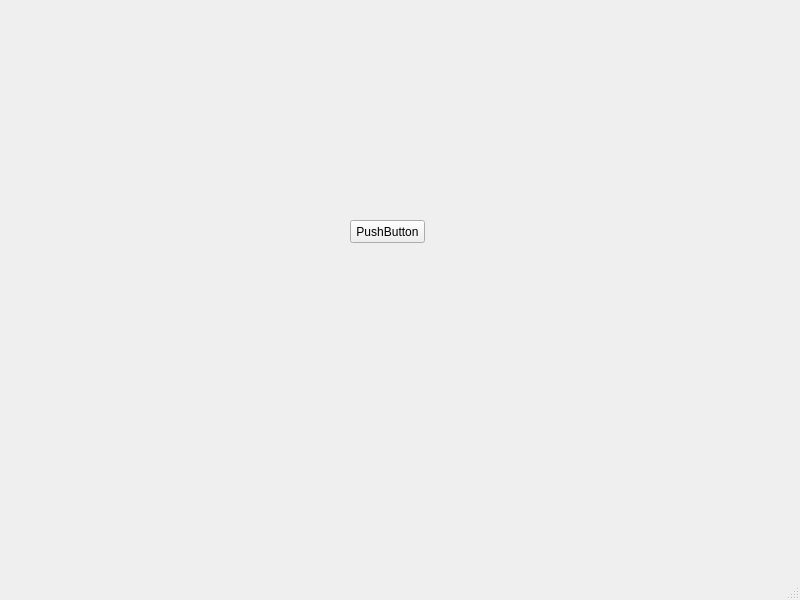
<?xml version="1.0" encoding="UTF-8"?>
<ui version="4.0">
 <class>MainWindow</class>
 <widget class="QMainWindow" name="MainWindow">
  <property name="geometry">
   <rect>
    <x>0</x>
    <y>0</y>
    <width>800</width>
    <height>600</height>
   </rect>
  </property>
  <property name="windowTitle">
   <string>MainWindow</string>
  </property>
  <widget class="QWidget" name="centralwidget">
   <widget class="QPushButton" name="pushButton">
    <property name="geometry">
     <rect>
      <x>350</x>
      <y>220</y>
      <width>75</width>
      <height>23</height>
     </rect>
    </property>
    <property name="text">
     <string>PushButton</string>
    </property>
   </widget>
  </widget>
  <widget class="QMenuBar" name="menubar">
   <property name="geometry">
    <rect>
     <x>0</x>
     <y>0</y>
     <width>800</width>
     <height>22</height>
    </rect>
   </property>
  </widget>
  <widget class="QStatusBar" name="statusbar"/>
 </widget>
 <resources/>
 <connections/>
</ui>
